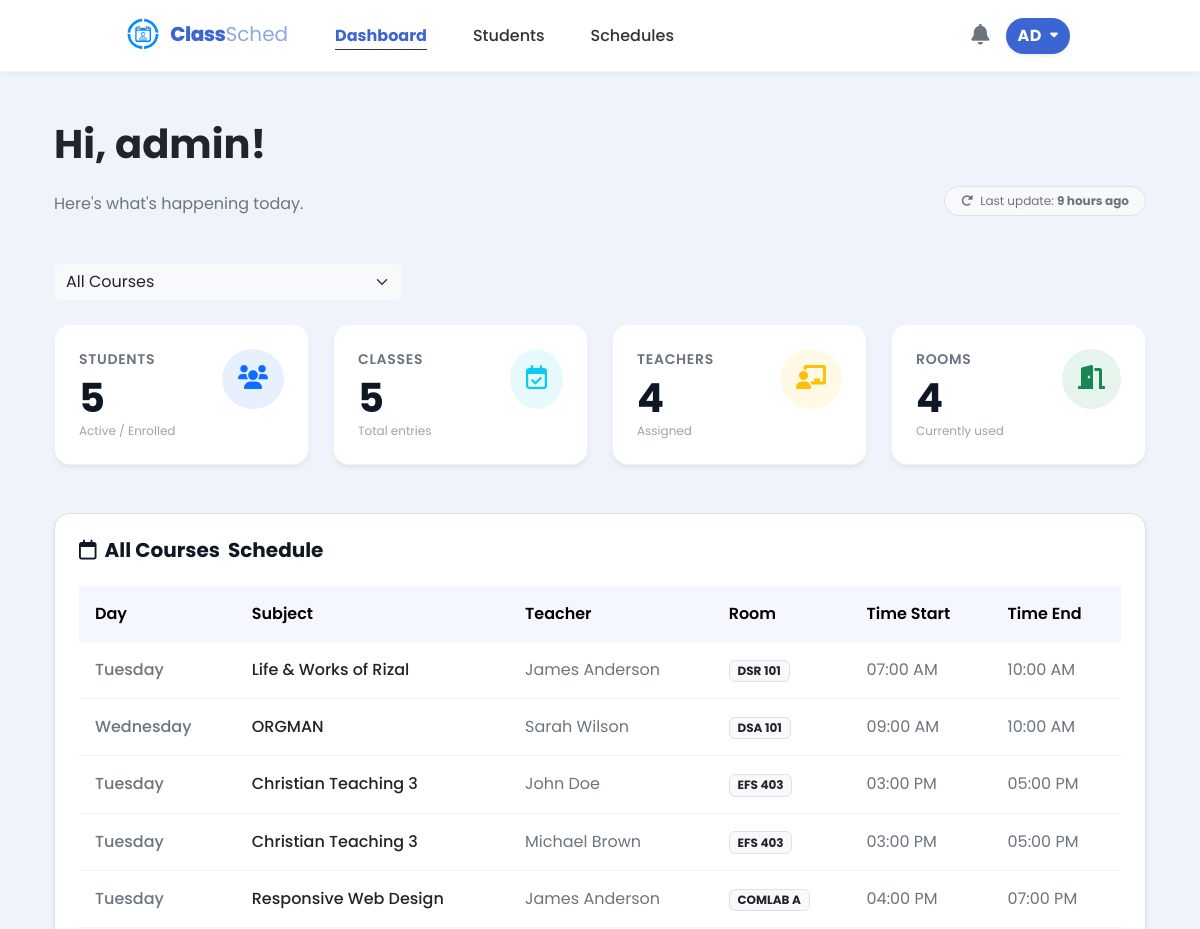
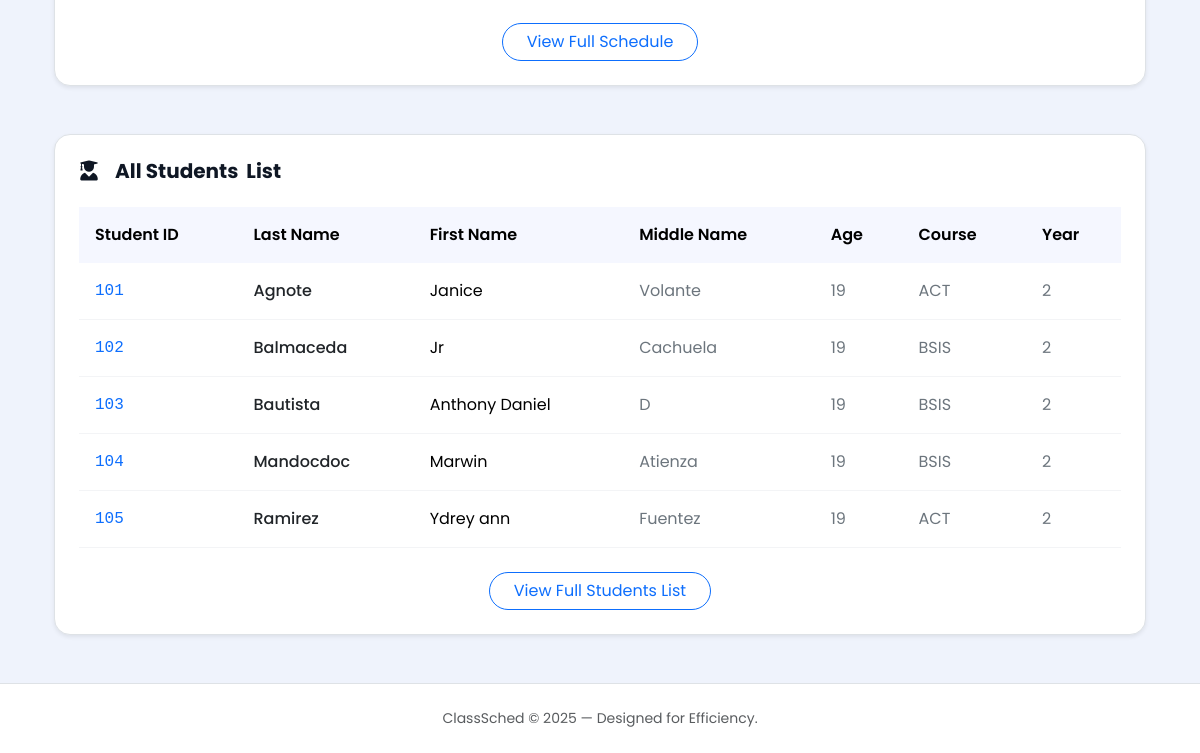
Before: /src/admin_dashboard.php (signed in) with the older database file (2 pictures, top to bottom).
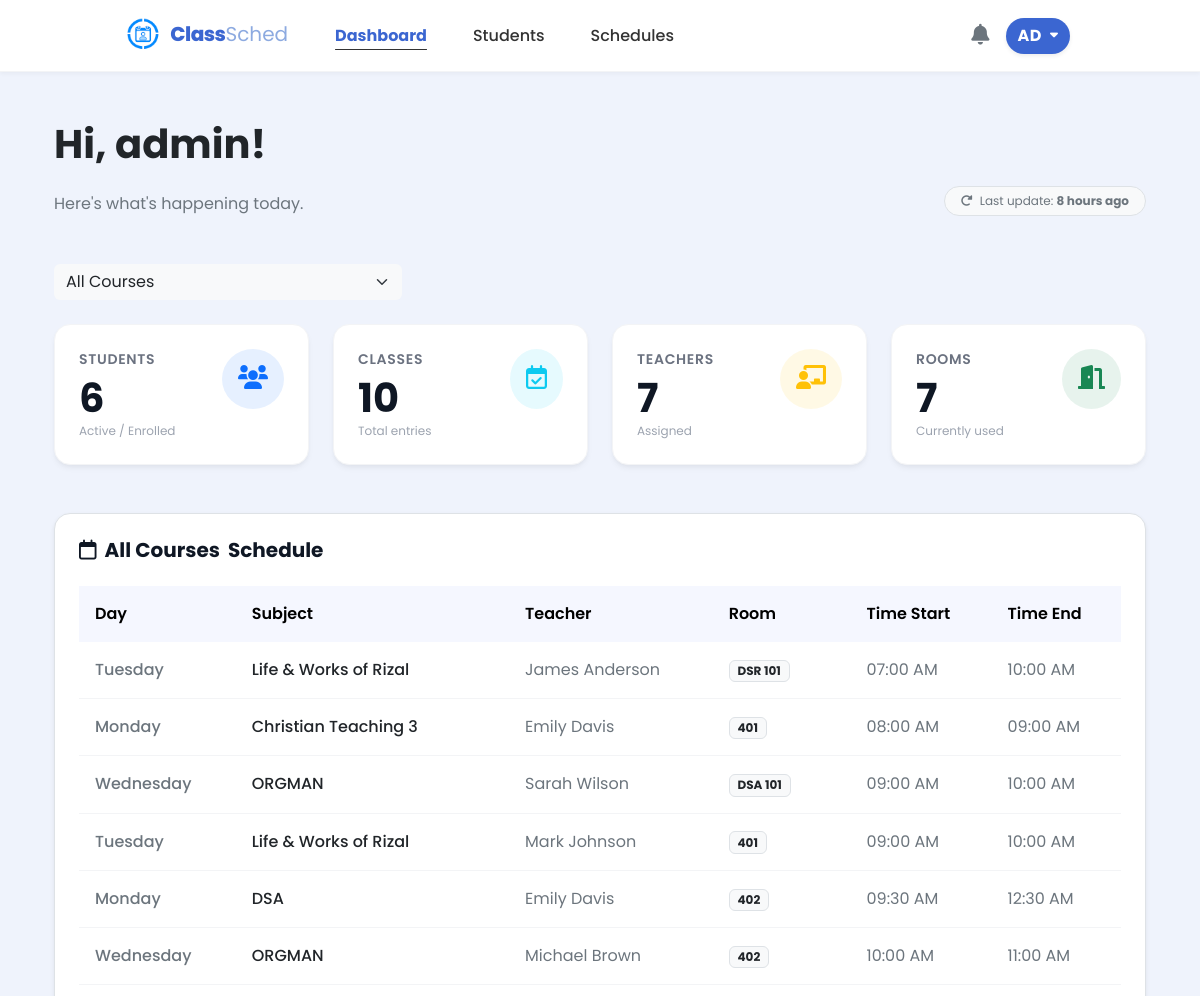
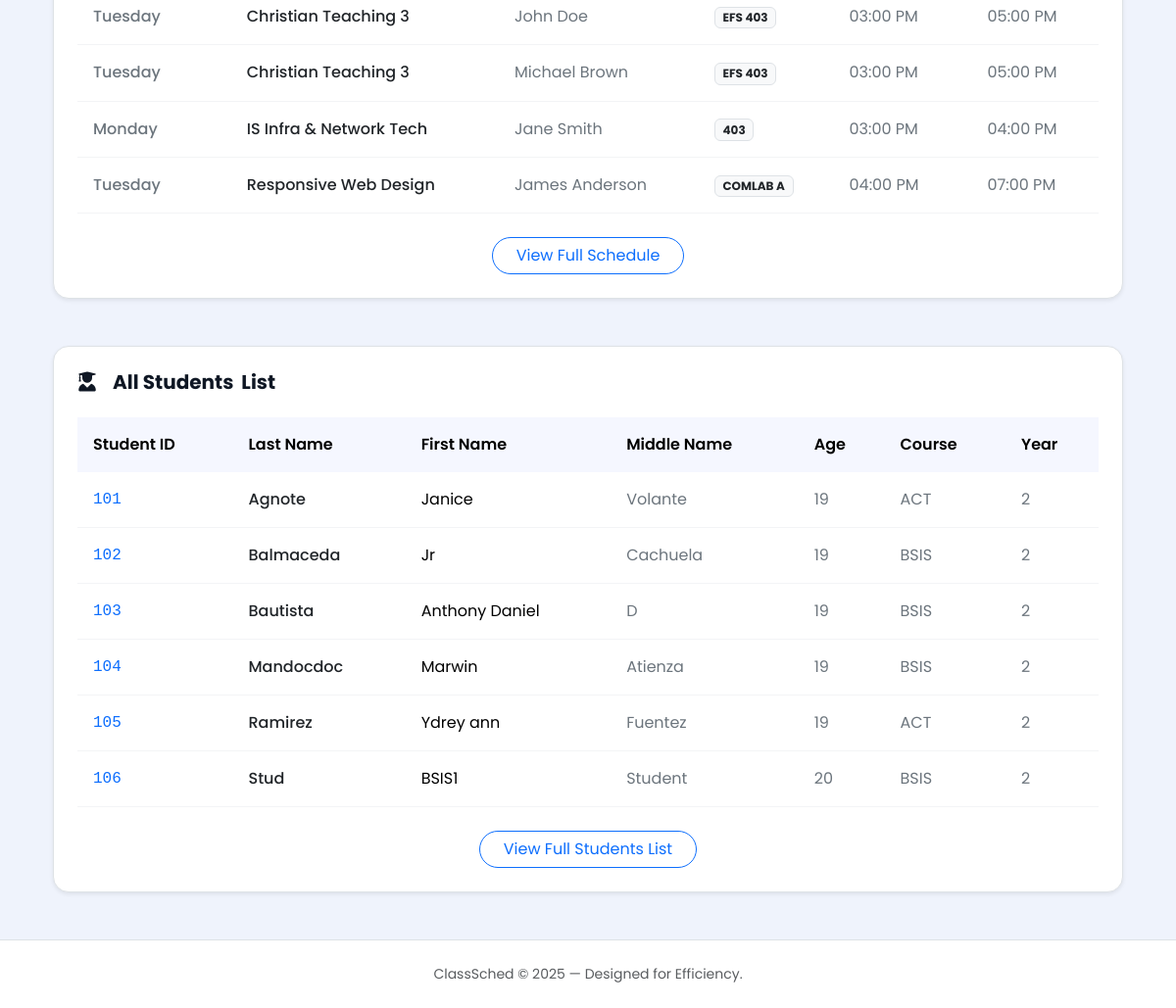
After: the same page with the newer database file (2 pictures, top to bottom).
### tables this page shows
CREATE TABLE users (
        id INTEGER PRIMARY KEY AUTOINCREMENT,
        role_id INTEGER NOT NULL,
        username TEXT NOT NULL UNIQUE, 
        email TEXT NOT NULL UNIQUE,
        password_hash TEXT NOT NULL, last_notification_check DATETIME DEFAULT '1970-01-01 00:00:00',
        FOREIGN KEY (role_id) REFERENCES roles(id)
    );

CREATE TABLE admin_system_log (
        id INTEGER PRIMARY KEY CHECK (id = 1),
        last_activity DATETIME DEFAULT CURRENT_TIMESTAMP
    );

CREATE TABLE schedules (
        id INTEGER PRIMARY KEY AUTOINCREMENT,
        day TEXT NOT NULL,
        subject_id INTEGER NOT NULL,
        teacher_id INTEGER NOT NULL,
        room TEXT(10),
        time_start TIME,
        time_end TIME,
        course_id INTEGER NOT NULL,

        FOREIGN KEY (teacher_id) REFERENCES teachers(id),
        FOREIGN KEY (course_id) REFERENCES courses(id),
        FOREIGN KEY (subject_id) REFERENCES subjects(id)
    );

CREATE TABLE students (
        id INTEGER PRIMARY KEY AUTOINCREMENT,
        user_id INTEGER UNIQUE,
        student_number TEXT(50) NOT NULL,
        last_name TEXT(50) NOT NULL,
        first_name TEXT(50),
        middle_name TEXT(50),
        age INTEGER,
        phone_number TEXT(20),
        course_id INTEGER NOT NULL,
        year_level INTEGER,
        email TEXT(255) UNIQUE,
        last_notification_check DATETIME DEFAULT "1970-01-01 00:00:00",
        FOREIGN KEY (user_id) REFERENCES users(id),
        FOREIGN KEY (course_id) REFERENCES courses(id)
    );

### src/admin_dashboard.php (the view, shortened to what the rows shown need)
<?php
$db = get_db();
function getCourseName($id) {
    if ($id == COURSE_BSIS) return "BSIS";
    if ($id == COURSE_ACT) return "ACT";
    return "Unknown";
}
$selected_course = isset($_GET['course_id']) ? (int)$_GET['course_id'] : COURSE_ALL;
$last_update_text = "Just now";
$last_activity_row = $db->querySingle("SELECT last_activity FROM admin_system_log WHERE id = 1", true);
if ($last_activity_row) {
    $last_update_ts = (int)$last_activity_row['last_activity'];
    $time_diff = time() - $last_update_ts;
    if ($time_diff < 60) {
        $last_update_text = "Just now";
    } else {
        $tokens = [
            31536000 => 'year',
            2592000 => 'month',
            604800 => 'week',
            86400 => 'day',
            3600 => 'hour',
            60 => 'minute',
            1 => 'second'
        ];
        foreach ($tokens as $unit => $text) {
            if ($time_diff < $unit) continue;
            $numberOfUnits = floor($time_diff / $unit);
            $last_update_text = $numberOfUnits . ' ' . $text . (($numberOfUnits > 1) ? 's' : '') . ' ago';
            break;
        }
    }
}
$sql_sched = "
    SELECT
        sch.*,
        sub.subject_name AS subject_name_display,
        t.name AS teacher_name_display
    FROM schedules sch
    LEFT JOIN subjects sub ON sch.subject_id = sub.id
    LEFT JOIN teachers t ON sch.teacher_id = t.id
";
if ($selected_course !== COURSE_ALL) {
    $sql_sched .= " WHERE sch.course_id = :course_id";
} else {
    $sql_sched .= " GROUP BY sch.subject_id, sch.teacher_id, sch.room, sch.time_start, sch.time_end, sch.day";
}
$sql_sched .= " ORDER BY sch.time_start ASC";
$stmt = $db->prepare($sql_sched);
$sched_result = $stmt->execute();
$sql_students = "SELECT * FROM students";
$sql_students .= " ORDER BY last_name ASC";
$stmt_students = $db->prepare($sql_students);
$students_result = $stmt_students->execute();
        ?>
<!DOCTYPE html>
<html lang="en">
<head>
    <link href="https://cdn.jsdelivr.net/npm/bootstrap@5.3.3/dist/css/bootstrap.min.css" rel="stylesheet">
    <link href="https://cdnjs.cloudflare.com/ajax/libs/font-awesome/6.0.0/css/all.min.css" rel="stylesheet">
    <link rel="stylesheet" href="../styles/admin_dashboard.css">
    <link rel="stylesheet" href="../styles/admin.css">
    <link rel="stylesheet" href="../styles/notification.css">
</head>
<body class="d-flex flex-column min-vh-100 position-relative">
    <?php require_once __DIR__ . "/student_nav.php"; ?>
    <div class="container px-4 py-5">
        <div class="row align-items-end mb-5">
            <div class="col-md-6">
                <h1 class="fw-bold text-dark mb-4">Hi, <?php echo htmlspecialchars($user["username"]); ?>!</h1>
                <p class="text-secondary mb-0">Here's what's happening today.</p>
            </div>
            <div class="col-md-6 text-md-end mt-3 mt-md-0">
                <span class="badge bg-light text-secondary border px-3 py-2 rounded-pill fw-normal">
                    <i class="fa-solid fa-rotate-right me-1"></i> Last update: <strong id="last_update_display"><?php echo $last_update_text; ?></strong>
                </span>
            </div>
        </div>
        <div id="sched-overview" class="bg-white rounded-4 shadow-sm border p-4 mb-5">
            <div class="table-responsive">
                <table class="table custom-table table-hover mb-0">
                    <thead>
                        <tr>
                            <th>Day</th>
                            <th>Subject</th>
                            <th>Teacher</th>
                            <th>Room</th>
                            <th>Time Start</th>
                            <th>Time End</th>
                        </tr>
                    </thead>
                    <tbody id="schedule_table_body">
                        <?php while ($row = $sched_result->fetchArray(SQLITE3_ASSOC)): ?>
                        <tr>
                            <td class="fw-medium text-secondary"><?php echo htmlspecialchars($row['day'] ?? '--'); ?></td>
                            <td class="fw-medium text-dark"><?php echo htmlspecialchars($row['subject_name_display'] ?? 'Unknown Subject'); ?></td>
                            <td class="text-secondary"><?php echo htmlspecialchars($row['teacher_name_display'] ?? 'Unknown Teacher'); ?></td>
                            <td><span class="badge bg-light text-dark border"><?php echo htmlspecialchars($row['room'] ?? 'TBA'); ?></span></td>
                            <td class="text-secondary">
                                <?php echo !empty($row['time_start']) ? date("h:i A", strtotime($row['time_start'])) : '--:--'; ?>
                            </td>
                            <td class="text-secondary">
                                <?php echo !empty($row['time_end']) ? date("h:i A", strtotime($row['time_end'])) : '--:--'; ?>
                            </td>
                        </tr>
                        <?php endwhile; ?>
                    </tbody>
                </table>
            </div>
        </div>
        <div class="bg-white rounded-4 shadow-sm border p-4">
            <div id="stds-overview" class="table-responsive">
                <table class="table custom-table table-hover mb-0">
                    <thead>
                        <tr>
                            <th>Student ID</th>
                            <th>Last Name</th>
                            <th>First Name</th>
                            <th>Middle Name</th>
                            <th>Age</th>
                            <th>Course</th>
                            <th>Year</th>
                        </tr>
                    </thead>
                    <tbody id="student_table_body">
                        <?php while ($student = $students_result->fetchArray(SQLITE3_ASSOC)): ?>
                        <tr>
                            <td class="fw-medium font-monospace text-primary"><?php echo htmlspecialchars($student['student_number'] ?? '--'); ?></td>
                            <td class="fw-medium text-dark"><?php echo htmlspecialchars($student['last_name'] ?? '--'); ?></td>
                            <td><?php echo htmlspecialchars($student['first_name'] ?? '--'); ?></td>
                            <td class="text-secondary"><?php echo htmlspecialchars($student['middle_name'] ?? '--'); ?></td>
                            <td class="text-secondary"><?php echo htmlspecialchars($student['age'] ?? '--'); ?></td>
                            <td class="text-secondary"><?php echo getCourseName($student['course_id'] ?? 0); ?></td>
                            <td class="text-secondary"><?php echo htmlspecialchars($student['year_level'] ?? '--'); ?></td>
                        </tr>
                        <?php endwhile; ?>
                    </tbody>
                </table>
            </div>
        </div>
    </div>
</body>
</html>

### src/student_nav.php (shortened to what the rows shown need)
<?php
$current_page = basename($_SERVER['PHP_SELF']);
$is_admin = (strpos($current_page, 'admin_') === 0);
$fullName = null;
$initials = null;
if (isset($_SESSION['user']['id']) && isset($db)) {
    $userId = $_SESSION['user']['id'];
    $stmtRole = $db->prepare("SELECT r.name FROM users u JOIN roles r ON u.role_id = r.id WHERE u.id = :uid");
    $stmtRole->bindValue(':uid', $userId, SQLITE3_INTEGER);
    $resRole = $stmtRole->execute();
    $roleRow = $resRole->fetchArray(SQLITE3_ASSOC);
    if ($roleRow && strtolower($roleRow['name']) === 'admin') {
        $is_admin = true;
    }
    $stmt = $db->prepare("SELECT first_name, last_name FROM students WHERE user_id = :uid");
    $stmt->bindValue(':uid', $userId, SQLITE3_INTEGER);
    $result = $stmt->execute();
    $navStudent = $result->fetchArray(SQLITE3_ASSOC);
    if ($navStudent) {
        $fullName = $navStudent['first_name'] . ' ' . $navStudent['last_name'];
    } else {
        $stmt = $db->prepare("SELECT username FROM users WHERE id = :uid");
        $stmt->bindValue(':uid', $userId, SQLITE3_INTEGER);
        $result = $stmt->execute();
        $user = $result->fetchArray(SQLITE3_ASSOC);
        if ($user) {
            $fullName = $user['username'];
            if (strtolower($fullName) === 'admin') {
                $fullName = 'Admin';
            }
        }
    }
}
if ($fullName) {
    $parts = explode(' ', trim($fullName));
    if (count($parts) >= 2) {
        $initials = strtoupper(substr($parts[0], 0, 1) . substr($parts[1], 0, 1));
    } else {
        $initials = strtoupper(substr($fullName, 0, 2));
    }
}
?>
<link rel="stylesheet" href="../styles/student_nav.css">
<nav class="navbar navbar-expand-md sticky-top">
    <div class="container-fluid px-4">
        <div class="d-flex align-items-center gap-3">
            <div class="dropdown">
                <?php if ($is_admin): ?>
                    <button class="btn user-dropdown-btn rounded-pill d-flex align-items-center gap-2 border-0 shadow-sm" type="button" data-bs-toggle="dropdown" aria-expanded="false">
                        <span class="fw-bold" style="letter-spacing: 0.5px;"><?php echo htmlspecialchars($initials ?? 'AD'); ?></span>
                        <i class="fa-solid fa-caret-down" style="font-size: 0.8rem;"></i>
                    </button>
                <?php endif; ?>
            </div>
        </div>
    </div>
</nav>

Changed rows visible on the page:
changed admin_system_log: last_activity "9 hours ago" → "8 hours ago"
added schedules: day "Monday", subject_name_display "Christian Teaching 3", teacher_name_display "Emily Davis", room "401", time_start "08:00 AM", time_end "09:00 AM"
added schedules: day "Tuesday", subject_name_display "Life & Works of Rizal", teacher_name_display "Mark Johnson", room "401", time_start "09:00 AM", time_end "10:00 AM"
added schedules: day "Monday", subject_name_display "DSA", teacher_name_display "Emily Davis", room "402", time_start "09:30 AM", time_end "12:30 AM"
added schedules: day "Wednesday", subject_name_display "ORGMAN", teacher_name_display "Michael Brown", room "402", time_start "10:00 AM", time_end "11:00 AM"
added schedules: day "Monday", subject_name_display "IS Infra & Network Tech", teacher_name_display "Jane Smith", room "403", time_start "03:00 PM", time_end "04:00 PM"
added students: student_number "106", last_name "Stud", first_name "BSIS1", middle_name "Student", age "20", course "BSIS", year_level "2"
Other visible differences:
$student_enrolled: "5" → "6"
$classes_count: "5" → "10"
$assigned_teachers: "4" → "7"
$rooms_count: "4" → "7"
